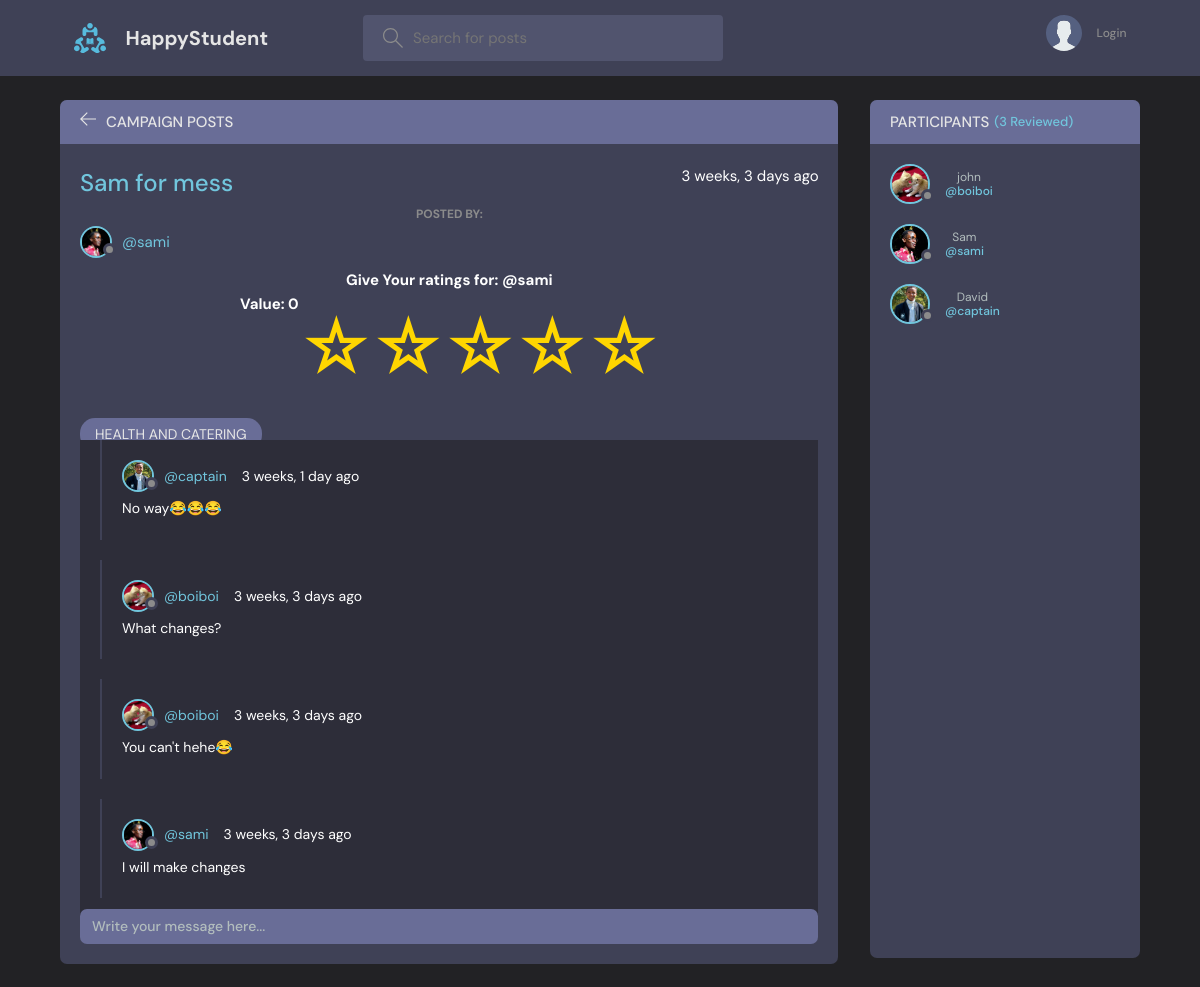
The page /room/1/ on the database its author committed.
### base/models.py (models this page shows, shortened)
class Room(models.Model):
    host = models.ForeignKey(User, on_delete=models.SET_NULL, null=True)
    topic = models.ForeignKey(Topic, on_delete=models.SET_NULL, null=True)
    name = models.CharField(max_length=200)
    description = models.TextField(null=True, blank=True)
    participants = models.ManyToManyField(
        User, related_name='participants', blank=True)
    updated = models.DateTimeField(auto_now=True)
    created = models.DateTimeField(auto_now_add=True)
    class Meta:
        ordering = ['-updated', '-created']

class User(AbstractUser):
    username = models.CharField(max_length=200, unique=True, null=True)
    name = models.CharField(max_length=200, null=True)
    bio = models.TextField(null=True)
    avatar = models.ImageField(null=True, default="avatar.svg")
    USERNAME_FIELD = 'username'
    REQUIRED_FIELDS = []

class Topic(models.Model):
    name = models.CharField(max_length=200)
    def __str__(self):
        return self.name

class Message(models.Model):
    user = models.ForeignKey(User, on_delete=models.CASCADE)
    room = models.ForeignKey(Room, on_delete=models.CASCADE)
    body = models.TextField()
    updated = models.DateTimeField(auto_now=True)
    created = models.DateTimeField(auto_now_add=True)
    class Meta:
        ordering = ['-updated', '-created']

### base/views.py (the view, shortened to what this page needs)
# urls.py: path('room/<str:pk>/', views.room, name="room"),
def room(request, pk):
    room = Room.objects.get(id=pk)
    room_messages = room.message_set.all()
    participants = room.participants.all()
    context = {'room': room, 'room_messages': room_messages,
               'participants': participants}
    return render(request, 'base/room.html', context)

### base/templates/base/room.html (shortened to what this page needs)
{% extends 'main.html' %}
{% block content %}
<main class="profile-page layout layout--2">
  <div class="container">
    <div class="room">
      <div class="room__top">
        <div class="room__topLeft">
          <a href="{% url 'home' %}">
            <svg version="1.1" xmlns="http://www.w3.org/2000/svg" width="32" height="32" viewBox="0 0 32 32">
              <title>arrow-left</title>
              <path
                d="M13.723 2.286l-13.723 13.714 13.719 13.714 1.616-1.611-10.96-10.96h27.625v-2.286h-27.625l10.965-10.965-1.616-1.607z">
              </path>
            </svg>
          </a>
          <h3>Campaign Posts</h3>
        </div>
      </div>
      <div class="room__box scroll">
        <div class="room__header scroll">
          <div class="room__info">
            <h3>{{room.name}}</h3>
            <span>{{room.created|timesince}} ago</span>
          </div>
          <div class="room__hosted">
            <p>Posted By:</p>
            <a href="{% url 'user-profile' room.host.id %}" class="room__author">
              <div class="avatar avatar--small">
                <img src="{{room.host.avatar.url}}" />
              </div>
              <span>@{{room.host.username}}</span>
            </a>
          <h1>Give Your ratings for: <b>@{{room.host.username}}</b>  </h1>
          <div class="rating">
            <input type="radio" name="rating" value="5" id="5"><label for="5" title="Awesome">☆</label>
            <input type="radio" name="rating" value="4" id="4"><label for="4" title="Pretty Good">☆</label>
            <input type="radio" name="rating" value="3" id="3"><label for="3" title="Good">☆</label>
            <input type="radio" name="rating" value="2" id="2"><label for="2" title="Poor">☆</label>
            <input type="radio" name="rating" value="1" id="1"><label for="1" title="Very Poor">☆</label>
            <center>
              <h2>Value:  <span class="myratings">0</span></h2>
            </center>
          </div>
          </div>
          <span class="room__topics">{{room.topic}}</span>
        </div>
        <div class="room__conversation">
          <div class="threads scroll">
            {% for message in room_messages %}
            <div class="thread">
              <div class="thread__top">
                <div class="thread__author">
                  <a href="{% url 'user-profile' message.user.id %}" class="thread__authorInfo">
                    <div class="avatar avatar--small">
                      <img src="{{message.user.avatar.url}}" />
                    </div>
                    <span>@{{message.user.username}}</span>
                  </a>
                  <span class="thread__date">{{message.created|timesince}} ago</span>
                </div>
              </div>
              <div class="thread__details">
                {{message.body}}
              </div>
            </div>
            {% endfor %}
          </div>
        </div>
      </div>
      <div class="room__message">
        <form action="" method="POST">
          <input name="body" placeholder="Write your message here..." />
        </form>
      </div>
    </div>
    <div class="participants">
      <h3 class="participants__top">Participants <span>({{participants.count}} Reviewed)</span></h3>
      <div class="participants__list scroll">
        {% for user in participants %}
        <a href="{%  url 'user-profile' user.id %}" class="participant">
          <div class="avatar avatar--medium">
            <img src="{{user.avatar.url}}" />
          </div>
          <p>
            {{user.name}}
            <span>@{{user.username}}</span>
          </p>
        </a>
        {% endfor %}
      </div>
    </div>
  </div>
</main>
{% endblock content %}

### rows shown on the page
Room: name "Sam for mess", created "3 weeks, 3 days", host.avatar (picture), host.username "sami", topic "HEALTH AND CATERING"
Message: user.avatar (picture), user.username "captain", created "3 weeks, 1 day", body "No way😂😂😂"
Message: user.avatar (picture), user.username "boiboi", created "3 weeks, 3 days", body "What changes?"
Message: user.avatar (picture), user.username "boiboi", created "3 weeks, 3 days", body "You can't hehe😂"
Message: user.avatar (picture), user.username "sami", created "3 weeks, 3 days", body "I will make changes"
User: avatar (picture), name "john", username "boiboi"
User: avatar (picture), name "Sam", username "sami"
User: avatar (picture), name "David", username "captain"

### other values the page prints
{{ participants.count }} "3"
